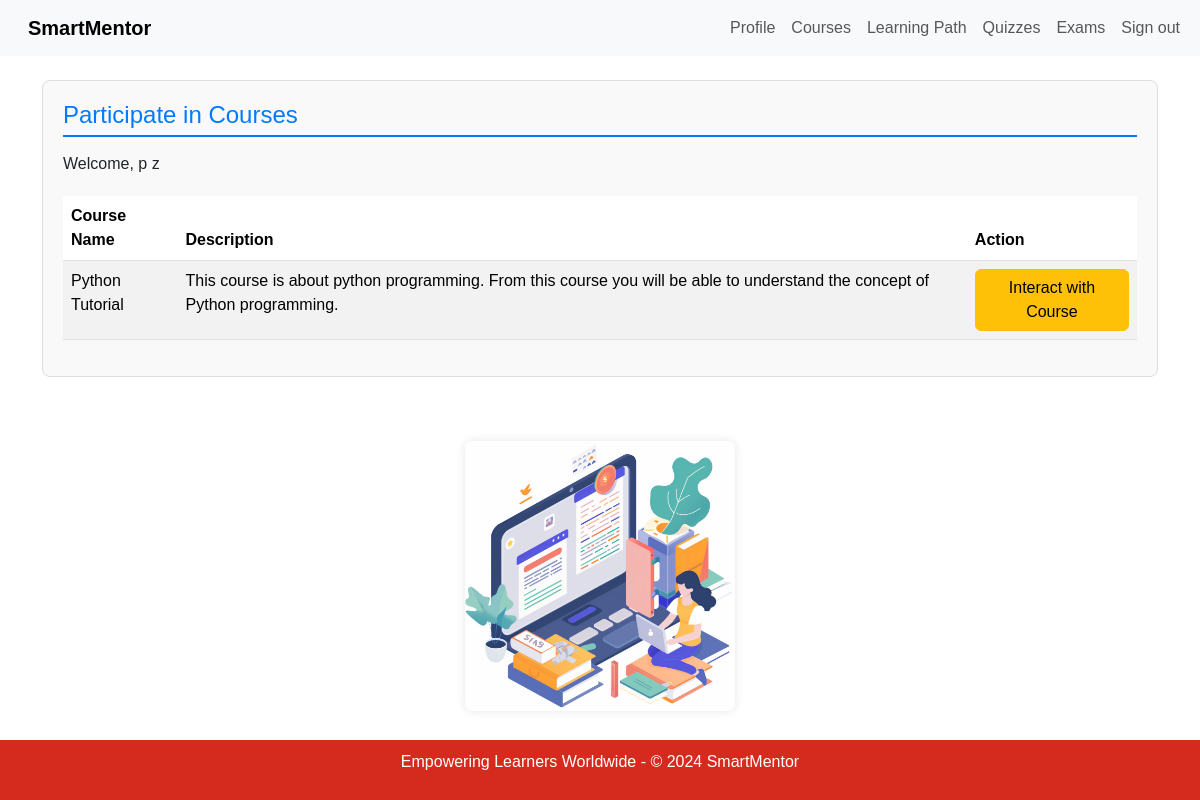
The app's page /student/learningpath (signed in), older data.
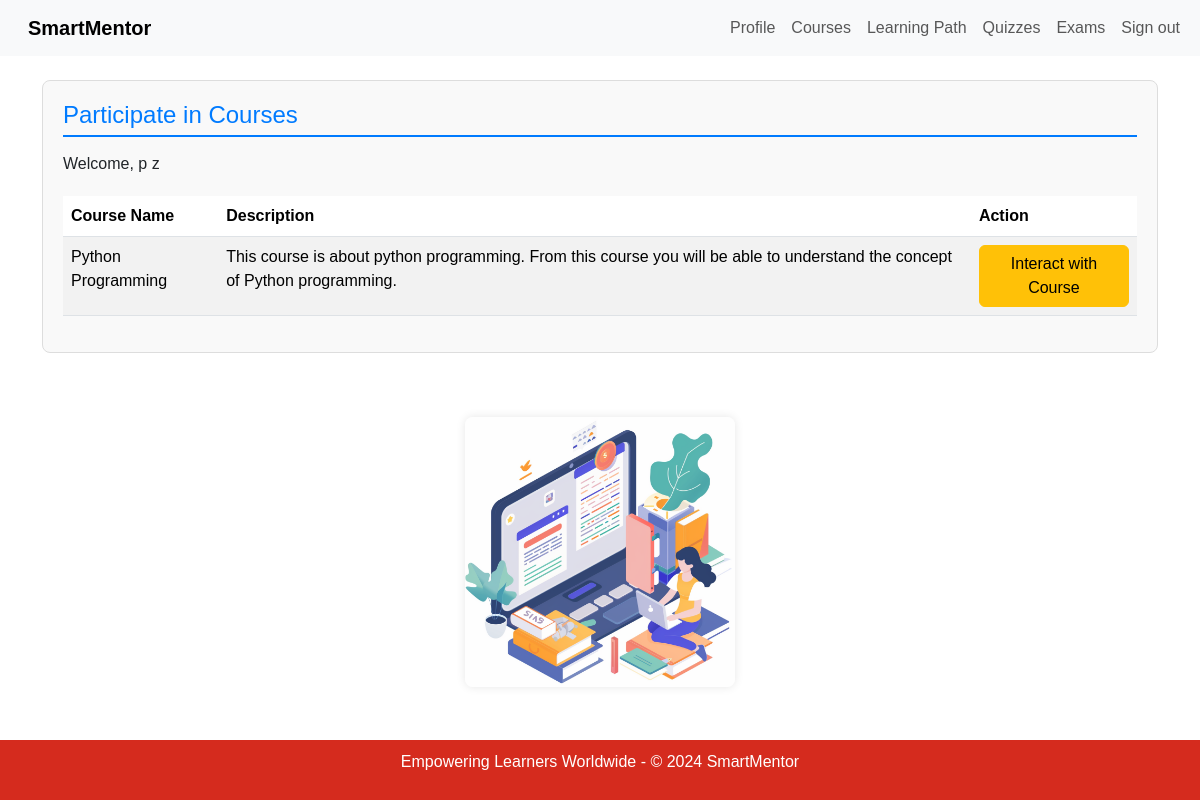
The same page, newer data.
### app/models.py (models this page shows, shortened)
class Course(models.Model):
    name = models.CharField(max_length=50, default='course')
    description = models.CharField(max_length=200, default='Default description')
    pdfs = models.ManyToManyField(PDF, blank=True, related_name='courses')
    time_created = models.DateTimeField(auto_now_add=True, null=True)
    teacher = models.ForeignKey('Teacher', on_delete=models.CASCADE, related_name='courses', default=Teacher.get_default_teacher)

### app/views.py (the view)
# urls.py: path('student/learningpath', StudentLearningPathView.as_view(), name='course_learningpath'),
class StudentLearningPathView(LoginRequiredMixin, ListView):
    model = Course
    template_name = 'app/student_learningpath.html'
    def get_context_data(self, **kwargs):
        context = super().get_context_data(**kwargs)
        if self.request.user.is_authenticated and hasattr(self.request.user, 'profile'):
            student_profile = self.request.user.profile.student
            enrolled_courses = student_profile.courses.all()
            all_courses = Course.objects.exclude(id__in=enrolled_courses.values_list('id', flat=True))
        else:
            all_courses = Course.objects.none()
        context['all_courses'] = all_courses
        context['enrolled_courses'] = enrolled_courses
        return context

### app/templates/app/student_learningpath.html (shortened to what this page needs)
{% extends "app/base.html" %}
{% block content %}
{% if user.is_authenticated %}
    {% if user.profile.role == 'student' %}
        <nav class="navbar navbar-expand-lg bg-body-tertiary">
            <div class="container-fluid">
                <a class="navbar-brand" href="{% url 'home' %}">SmartMentor</a>
                <div class="collapse navbar-collapse" id="navbarSupportedContent">
                    <ul class="navbar-nav me-auto mb-2 mb-lg-0">
                        <li class="nav-item">
                            <a class="nav-link" href="{% url 'student_profile' %}">Profile</a>
                        </li>
                        <li class="nav-item">
                            <a class="nav-link" href="{% url 'student_courses' %}">Courses</a>
                        </li>
                        <li class="nav-item">
                            <a class="nav-link" href="{% url 'course_learningpath' %}">Learning Path</a>
                        </li>
                        <li class="nav-item">
                            <a class="nav-link" href="/student/quiz">Quizzes</a>
                        </li>
                        <li class="nav-item">
                            <a class="nav-link" href="{% url 'course_exam' %}">Exams</a>
                        </li>
                        <li class="nav-item">
                            <form action="{% url 'logout' %}" method="post" style="margin: 0">
                                <button type="submit" class="nav-link" style="background: none; border: none; cursor: pointer;">Sign out</button>
                            </form>
                        </li>
                    </ul>
                </div>
            </div>
        </nav>
        <br>
        <div class="container-xl">
            <section class="section">
                {% if enrolled_courses %}
                    <h4>Participate in Courses</h4>
                    <p>Welcome, {{ user.profile.fname }} {{ user.profile.lname }}</p>
                    <table class="table table-striped">
                        <thead>
                            <tr>
                                <th>Course Name</th>
                                <th>Description</th>
                                <th>Action</th>
                            </tr>
                        </thead>
                        <tbody>
                            {% for course in user.profile.student.courses.all %}
                                <tr>
                                    <td>{{ course.name }}</td>
                                    <td>{{ course.description }}</td>
                                    <td>
                                        <a href="{% url 'chat_with_course' course.id %}" target="_blank" class="btn btn-warning">Interact with Course</a>
                                    </td>
                                </tr>
                            {% endfor %}
                        </tbody>
                    </table>
                {% else %}
                    <h4>Enroll in a Course</h4>
                    <p>You are not enrolled in any courses. Please <a href="{% url 'student_courses' %}">enroll in a course</a> to participate in the learning path.</p>
                {% endif %}
            </section>
        </div>
        <br>
        <div class="container-xl">
            <section class="image-container">
                <div class="d-flex justify-content-center">
                    {% load static %}
                    <img src="{% static 'images/learningpath_image.jpg' %}" alt="Learning Path Image" class="img-fluid learn-image">
                </div>
            </section>
        </div>
        <br><br><br>
    {% else %}
        <h1>Access Denied</h1>
        <p>You are not authorized to view this page. Please <a href="{% url 'home' %}">go back</a> to home.</p>
    {% endif %}
{% else %}
    <h1>Access Denied</h1>
    <p>You are not authorized to view this page. Please <a href="{% url 'login' %}">log in</a> to view this page.</p>
{% endif %}
{% endblock %}

Row changes from the older to the newer data that the page shows:
removed Course: name "Python Tutorial", description "This course is about python programming. From this course you will be able to understand the concept of Python programming."
added Course: name "Python Programming", description "This course is about python programming. From this course you will be able to understand the concept of Python programming."
